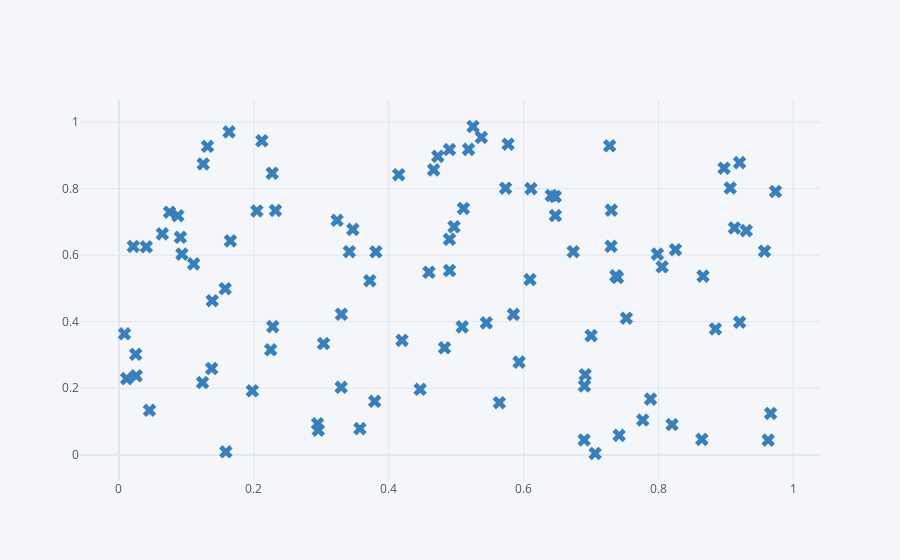

Notebook cell for this chart:
### Code cell
df.iplot(kind='scatter', x='a',y='b', mode='markers', symbol='x', color='blue')
#markers make lines off
#size=20 gives size of markers
